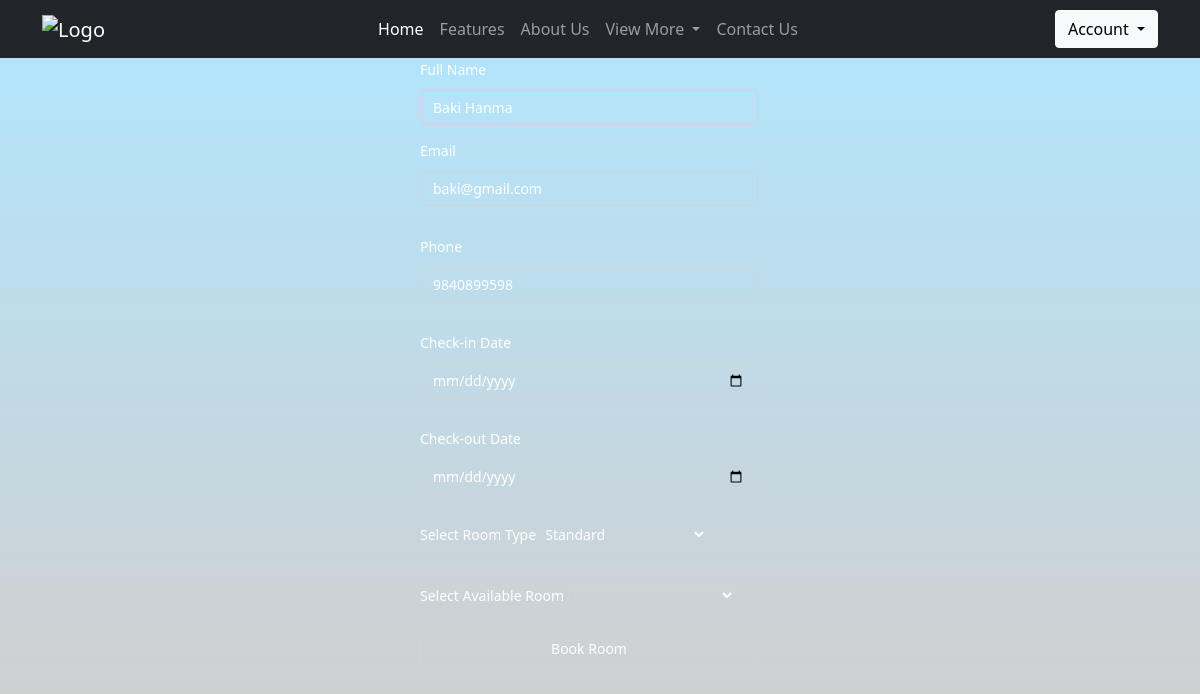
The page /user/book.php?room_type=Standard&email=baki@gmail.com (signed in) on the database its author committed.
### tables this page shows
CREATE TABLE `users` (
  `user_id` int(11) NOT NULL,
  `username` varchar(80) NOT NULL,
  `password` varchar(255) NOT NULL,
  `email` varchar(100) NOT NULL,
  `phone` varchar(10) NOT NULL
);

### user/book.php (the view, shortened to what this page needs)
<?php
include('../config/constants.php');
include('../user/bootstrap_headder.php');
include('../user/navbar.php');
$minimumDate = date('Y-m-d', strtotime('+1 day'));
$email = $_GET['email'];
$sql1 = "SELECT username, email, phone FROM users WHERE email = '$email'";
$result = $conn->query($sql1);
if ($result->num_rows > 0) {
    $row = $result->fetch_assoc();
    $username = $row['username'];
    $email = $row['email'];
    $phone = $row['phone'];
}
?>
<!DOCTYPE html>
<html lang="en">
<head>
    <link rel="stylesheet" href="../css/book.css">
</head>
<body>
    <div class="booking-form-box">
        <form action="" method="post">
            <div class="booking-form">
                <label for="uname">Full Name</label>
                <input type="text" class="form-control" name="uname" placeholder="Full Name" value="<?php echo $username ?>" required />
                <div class="input-grp">
                    <label for="email">Email</label>
                    <input type="email" class="form-control" name="email" placeholder="Enter email" value="<?php echo $email ?>" required />
                </div>
                <div class="input-grp">
                    <label for="phone">Phone</label>
                    <input type="number" maxlength="10" placeholder="Phone number" class="form-control " name="phone" value="<?php echo $phone ?>" required />
                </div>
                <div class="input-grp">
                    <label for="checkin">Check-in Date</label>
                    <input type="date" name="checkin" class="form-control select-date" min="<?php echo $minimumDate; ?>" required />
                </div>
                <div class="input-grp">
                    <label for="checkout">Check-out Date</label>
                    <input type="date" name="checkout" class="form-control select-date" min="<?php echo $minimumDate; ?>" required />
                </div>
                <div class="input-grp">
                    <label for="roomType">Select Room Type</label>
                    <select class="custom-select" name="roomType" required>
                        <?php
                        if (isset($_GET['room_type'])) {
                            $selectedRoomType = $_GET['room_type'];
                            echo "<option value='$selectedRoomType' selected>$selectedRoomType</option>";
                        }
                        ?>
                    </select>
                </div>
                <div class="input-grp">
                    <label for="availableRoom">Select Available Room</label>
                    <select class="custom-select" name="availableRoom" required>
                    </select>
                </div>
                <div class="input-grp">
                    <input type="submit" class="form-control" value="Book Room" name="submit">
                </div>
            </div>
        </form>
    </div>
</body>
</html>

### css/book.css (style rules this page uses)
body { background-image: linear-gradient(rgba(67, 195, 255, 0.418), rgba(0, 0, 0, 0.185)), url(https://e1.pxfuel.com/desktop-wallpaper/104/501/desktop-wallpaper-login-backgrounds-1-login.jpg); background-size: cover; background-position: center; background-repeat: no-repeat; }
.booking-form-box { max-width: 400px; max-height: 100%; height: 100%; margin: 2% auto 0; }
.booking-form { padding: 20px; }
.booking-form label { margin-bottom: 10px; margin-top: 15px; font-size: 14px; color: #fff !important; }
.input-grp { width: 100%; display: inline-block; margin-bottom: 15px; }
.form-control { font-size: 14px !important; border-radius: 5px !important; color: #fff !important; background: transparent !important; box-shadow: none !important; width: calc(100% - 22px); }
.custom-select { color: #fff !important; font-size: 14px !important; border: 1px solid #ced4da !important; box-shadow: none !important; border-radius: 5px !important; background: transparent !important; width: calc(50% - 12px); margin-right: 10px; }
.custom-select option { color: #333; }

### rows shown on the page
users: uname "Baki Hanma", email "baki@gmail.com", phone "9840899598"

### other values the page prints
form field roomType "Standard"
